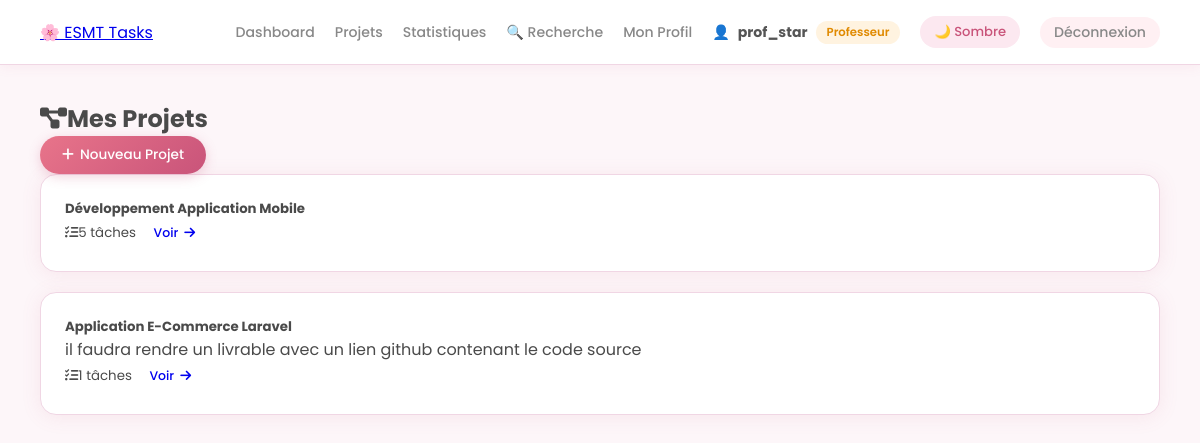
The app's page / (signed in) with its own data.
### accounts/models.py (models this page shows, shortened)
class User(AbstractUser):
    ROLE_CHOICES = [
        ('etudiant', 'Étudiant'),
        ('professeur', 'Professeur'),
    ]
    role = models.CharField(max_length=20, choices=ROLE_CHOICES, default='etudiant')
    avatar = models.ImageField(upload_to='avatars/', null=True, blank=True)

### projects/models.py (models this page shows, shortened)
class Project(models.Model):
    titre = models.CharField(max_length=200)
    description = models.TextField(blank=True)
    createur = models.ForeignKey(User, on_delete=models.CASCADE, related_name='projets_crees')
    membres = models.ManyToManyField(User, related_name='projets_membres', blank=True)
    date_creation = models.DateTimeField(auto_now_add=True)
    date_modification = models.DateTimeField(auto_now=True)

### projects/views.py (the view)
# urls.py: path('', views.projet_liste, name='projet_liste'),
@login_required
def projet_liste(request):
    projets = Project.objects.filter(membres=request.user) | Project.objects.filter(createur=request.user)
    projets = projets.distinct()
    return render(request, 'projects/liste.html', {'projets': projets})

### templates/projects/liste.html (shortened to what this page needs)
{% extends 'base.html' %}
{% block content %}
<div class="d-flex justify-content-between align-items-center mb-4">
    <h2><i class="fas fa-project-diagram me-2"></i>Mes Projets</h2>
    <a href="{% url 'projet_create' %}" class="btn btn-primary">
        <i class="fas fa-plus me-1"></i>Nouveau Projet
    </a>
</div>
<div class="row">
    {% for projet in projets %}
    <div class="col-md-4 mb-3">
        <div class="card p-3">
            <h5>{{ projet.titre }}</h5>
            <p class="text-muted small">{{ projet.description|truncatechars:80 }}</p>
            <div class="d-flex justify-content-between align-items-center">
                <small class="text-muted">
                    <i class="fas fa-tasks me-1"></i>{{ projet.taches.count }} tâches
                </small>
                <a href="{% url 'projet_detail' projet.pk %}" class="btn btn-outline-primary btn-sm">
                    Voir <i class="fas fa-arrow-right ms-1"></i>
                </a>
            </div>
        </div>
    </div>
    {% endfor %}
</div>
{% endblock %}

### templates/base.html (shortened to what this page needs)
<!DOCTYPE html>
<html lang="fr">
<head>
    <link href="https://cdnjs.cloudflare.com/ajax/libs/font-awesome/6.4.0/css/all.min.css" rel="stylesheet">
</head>
<body>
{% if user.is_authenticated %}
<nav class="navbar">
    <a href="{% url 'dashboard' %}" class="navbar-brand">🌸 ESMT Tasks</a>
    <div class="navbar-right">
        <a href="{% url 'dashboard' %}">Dashboard</a>
        <a href="{% url 'projet_liste' %}">Projets</a>
        <a href="{% url 'statistiques' %}">Statistiques</a>
        <a href="{% url 'recherche' %}">🔍 Recherche</a>
        <a href="{% url 'profil' %}">Mon Profil</a>
        <span style="color:#888; font-size:0.88rem; display:flex; align-items:center; gap:8px;">
            👤 <strong style="color:#555;">{{ user.username }}</strong>
            <span class="badge {% if user.role == 'professeur' %}badge-gold{% else %}badge-rose{% endif %}">
                {{ user.get_role_display }}
            </span>
        </span>
        <button id="theme-btn" onclick="toggleTheme()"
            style="background: var(--pink-bg); border: none; border-radius: 20px;
            padding: 6px 14px; cursor: pointer; font-size: 0.82rem;
            color: var(--pink); font-family: Poppins, sans-serif; font-weight: 500;
            transition: all 0.2s;">
            🌙 Sombre
        </button>
        <a href="{% url 'deconnexion' %}" class="btn btn-danger btn-sm">Déconnexion</a>
    </div>
</nav>
{% endif %}
<div class="layout">
    <div class="main-content" style="{% if not user.is_authenticated %}margin-left:0;{% endif %}">
        {% block content %}{% endblock %}
 </div>
</div>
</body>
</html>

### templates/base.html (style rules this page uses)
:root { --pink: #c9547a; --pink-light: #e8748a; --pink-bg: #fce8f0; --pink-border: #f0d6e4; --pink-soft: #fdf6f9; --text: #4a4a4a; --text-muted: #999; --white: #fff; --shadow: 0 2px 20px rgba(201,84,122,0.10); --shadow-hover: 0 6px 24px rgba(201,84,122,0.18); --radius: 16px; --radius-sm: 10px; --radius-full: 25px; --gradient: linear-gradient(135deg, #e8748a, #c9547a); --sidebar-w: 220px; --navbar-h: 65px; --transition: all 0.2s ease; }
* { margin: 0; padding: 0; box-sizing: border-box; }
body { font-family: 'Poppins', sans-serif; background-color: var(--pink-soft); color: var(--text); transition: background 0.3s, color 0.3s; }
.navbar { background: var(--white); border-bottom: 1px solid var(--pink-border); padding: 0 40px; height: var(--navbar-h); display: flex; justify-content: space-between; align-items: center; box-shadow: 0 2px 12px rgba(201,84,122,0.08); position: fixed; top: 0; left: 0; right: 0; z-index: 100; }
.navbar-right { display: flex; align-items: center; gap: 20px; }
.navbar-right a { color: #888; text-decoration: none; font-size: 0.88rem; font-weight: 500; transition: var(--transition); }
.layout { display: flex; min-height: 100vh; padding-top: var(--navbar-h); }
.main-content { margin-left: 0; padding: 36px 40px; flex: 1; min-width: 0; max-width: 1200px; margin: 0 auto; width: 100%; }
.card { background: var(--white); border-radius: var(--radius); padding: 24px; box-shadow: var(--shadow); border: 1px solid var(--pink-border); margin-bottom: 20px; transition: var(--transition); }
.btn { padding: 9px 22px; border-radius: var(--radius-full); font-size: 0.85rem; font-weight: 500; cursor: pointer; border: none; text-decoration: none; display: inline-flex; align-items: center; gap: 6px; transition: var(--transition); font-family: 'Poppins', sans-serif; white-space: nowrap; }
.btn-primary { background: var(--gradient); color: white; box-shadow: 0 3px 12px rgba(201,84,122,0.25); }
.btn-danger { background: #fff0f3; color: #e05a7a; }
.btn-sm { padding: 5px 14px; font-size: 0.78rem; }
.badge { padding: 3px 11px; border-radius: 20px; font-size: 0.73rem; font-weight: 600; display: inline-block; }
.badge-gold { background: #fff3e0; color: #e08a00; }

### records on screen
User: username "prof_star", role "Professeur"
Project: titre "Développement Application Mobile", taches.count "5"
Project: titre "Application E-Commerce Laravel", description "il faudra rendre un livrable avec un lien github contenant le code source", taches.count "1"
